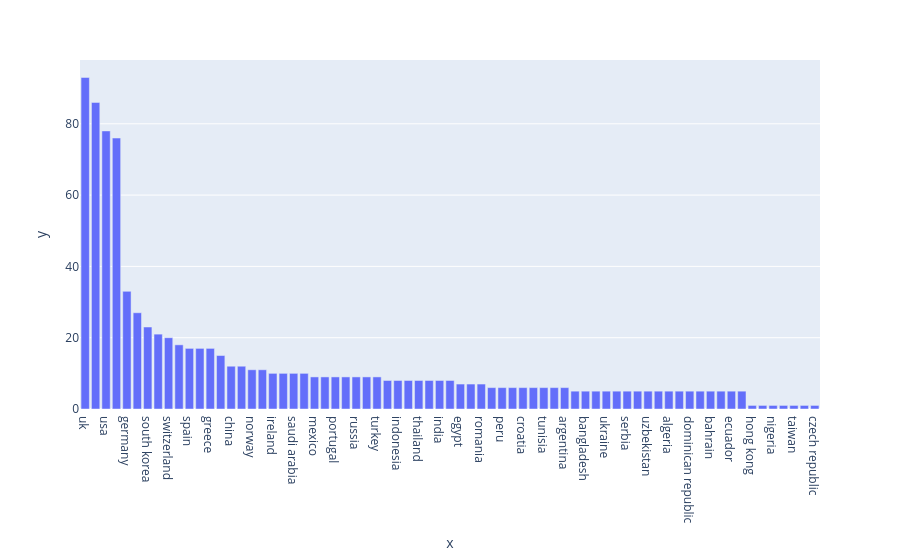

Source (notebook cell):
### Code cell
#visuals
cats = df.country.value_counts()[0:1000].index
vals = df.country.value_counts()[0:1000].values
px.bar(x=cats,y=vals)

### Figure 1 — Plotly figure (JSON) as saved in the notebook; plotly's stock layout.template omitted (floating-point values rounded to 4 significant figures)
{"data": [{"hovertemplate": "x=%{x}<br>y=%{y}<extra></extra>", "legendgroup": "", "marker": {"color": "#636efa", "pattern": {"shape": ""}}, "name": "", "orientation": "v", "showlegend": false, "textposition": "auto", "type": "bar", "x": ["uk", "australia", "usa", "canada", "germany", "france", "south korea", "netherlands", "switzerland", "singapore", "spain", "italy", "greece", "denmark", "china", "japan", "norway", "finland", "ireland", "sweden", "saudi arabia", "malaysia", "mexico", "austria", "portugal", "belgium", "russia", "new zealand", "turkey", "uae", "indonesia", "hungary", "thailand", "brazil", "india", "poland", "egypt", "luxembourg", "romania", "colombia", "peru", "morocco", "croatia", "cyprus", "tunisia", "iceland", "argentina", "bulgaria", "bangladesh", "kuwait", "ukraine", "slovenia", "serbia", "iran", "uzbekistan", "panama", "algeria", "ghana", "dominican republic", "uruguay", "bahrain", "lebanon", "ecuador", "el salvador", "hong kong", "vietnam", "nigeria", "israel", "taiwan", "south africa", "czech republic"], "xaxis": "x", "y": [93, 86, 78, 76, 33, 27, 23, 21, 20, 18, 17, 17, 17, 15, 12, 12, 11, 11, 10, 10, 10, 10, 9, 9, 9, 9, 9, 9, 9, 8, 8, 8, 8, 8, 8, 8, 7, 7, 7, 6, 6, 6, 6, 6, 6, 6, 6, 5, 5, 5, 5, 5, 5, 5, 5, 5, 5, 5, 5, 5, 5, 5, 5, 5, 1, 1, 1, 1, 1, 1, 1], "yaxis": "y"}], "layout": {"barmode": "relative", "legend": {"tracegroupgap": 0}, "margin": {"t": 60}, "xaxis": {"anchor": "y", "domain": [0, 1], "title": {"text": "x"}}, "yaxis": {"anchor": "x", "domain": [0, 1], "title": {"text": "y"}}}}
